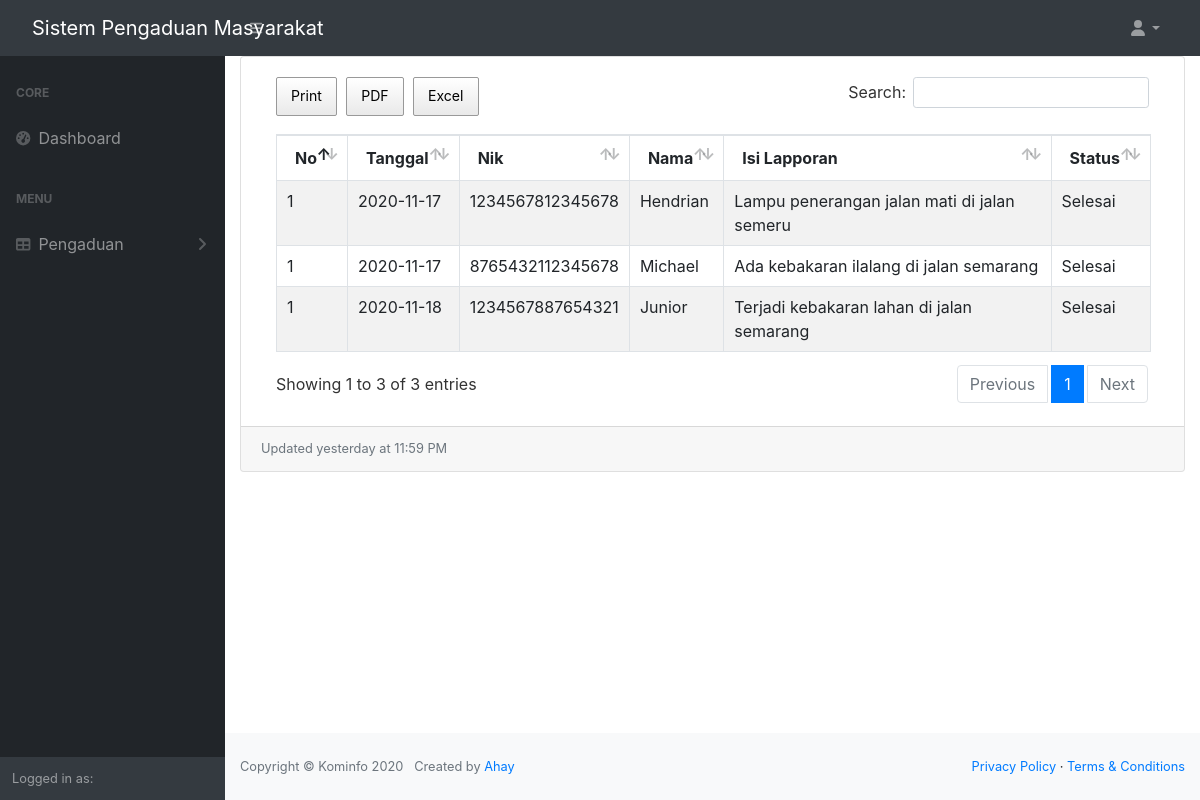
/index.php/admin/laporan, run on the app's committed database.
### tables this page shows
CREATE TABLE `tb_pengaduan` (
  `id` bigint(20) NOT NULL,
  `tgl` date NOT NULL,
  `nik` char(16) NOT NULL,
  `isi_laporan` text NOT NULL,
  `foto` varchar(255) NOT NULL,
  `status` enum('ditanggapi','proses','selesai') NOT NULL
);

CREATE TABLE `tb_masyarakat` (
  `id` bigint(20) NOT NULL,
  `nik` char(16) NOT NULL,
  `nama` varchar(255) NOT NULL,
  `username` varchar(255) NOT NULL,
  `password` varchar(255) NOT NULL,
  `telp` varchar(255) NOT NULL
);

### application/views/template/view.php (called while the page is built)
<?php
require_once "head.php";
require_once "nav.php";
require_once "content.php";
require_once "footer.php";

### application/controllers/admin/Laporan.php (called while the page is built, shortened)
<?php
class Laporan extends CI_Controller
{
    public function index()
    {
        $kelola = $this->M_all->tampilKelola()->result_array();
        $data = [
            "list"    => $kelola,
            'title'     => 'Laporan',
            'breadcumb' => 'Laporan',
            'content'   => 'dashboard/laporan'
        ];
        $this->load->view('template/view', $data);
    }
}

### index.php (called while the page is built, shortened)
<?php
require_once BASEPATH.'core/CodeIgniter.php';

### application/views/template/content.php (called while the page is built)
<?php
if ($content) {
    $this->load->view($content);
}

### application/models/M_all.php (called while the page is built, shortened)
<?php
class M_all extends CI_Model
{
    public function tampilKelola()
    {
        $this->db->select('tb_pengaduan.*, tb_masyarakat.nama ');
        $this->db->from('tb_pengaduan');
        $this->db->join('tb_masyarakat', 'tb_pengaduan.nik = tb_masyarakat.nik', 'left');
        return $query = $this->db->get();
    }
}

### application/views/dashboard/laporan.php (the view)
<div class="card mb-3">
	<div class="card-body">
		<div class="table-responsive">
			<table class="table table-striped table-bordered" id="exampleLaporan" width="100%">
				<thead>
					<tr>
						<th>No</th>
						<th>Tanggal</th>
						<th>Nik</th>
						<th>Nama</th>
						<th>Isi Lapporan</th>
						<th>Status</th>
					</tr>
				</thead>
				<tbody>
					<?php $no = 1;
					foreach ($list as $pp) { ?>
						<tr>
							<td><?= $no ?></td>
							<td><?= $pp['tgl'] ?></td>
							<td><?= $pp['nik'] ?></td>
							<td><?= $pp['nama'] ?></td>
							<td><?= $pp['isi_laporan'] ?></td>
							<td class="text-capitalize"><?= $pp['status'] ?></td>
						</tr>
					<?php } ?>
				</tbody>
			</table>
		</div>
	</div>
	<div class="card-footer small text-muted">Updated yesterday at 11:59 PM</div>
</div>

### application/views/template/head.php (shortened to what this page needs)
<!DOCTYPE html>
<html lang="en">
<head>
    <link href="<?= base_url('assets/template/dist/') ?>css/styles.css" rel="stylesheet" />
    <link href="<?= base_url('assets/') ?>css/bootstrap.css" rel="stylesheet" />
    <link rel="stylesheet" href="<?= base_url('assets/css/') ?>buttons.bootstrap4.min.css">
    <link rel="stylesheet" href="<?= base_url('assets/css/') ?>dataTables.bootstrap4.min.css">
    <link rel="stylesheet" href="<?= base_url('assets/css/') ?>extra/buttons.dataTables.min.css">
    <link rel="stylesheet" href="<?= base_url('assets/css/') ?>extra/jquery.dataTables.min.css">
</head>
<body class="sb-nav-fixed">

### application/views/template/nav.php (shortened to what this page needs)
<nav class="sb-topnav navbar navbar-expand navbar-dark bg-dark">
	<a class="navbar-brand" href="">Sistem Pengaduan Masyarakat </a>
	<button class="btn btn-link btn-sm order-1 order-lg-0" id="sidebarToggle" href="#"><i class="fas fa-bars"></i>
	</button>
	<ul class="navbar-nav d-none d-md-inline-block form-inline ml-auto mr-0 mr-md-3 my-2 my-md-0 display-none">
		<li class="nav-item dropdown">
			<a class="nav-link dropdown-toggle" id="userDropdown" href="#" role="button" data-toggle="dropdown" aria-haspopup="true" aria-expanded="false"><i class="fas fa-user fa-fw"></i></a>
		</li>
	</ul>
</nav>
<div id="layoutSidenav">
	<div id="layoutSidenav_nav">
		<nav class="sb-sidenav accordion sb-sidenav-dark" id="sidenavAccordion">
			<div class="sb-sidenav-menu">
				<?php if ($this->session->userdata('admin')) {  ?>
					<div class="nav">
						<div class="sb-sidenav-menu-heading">Core</div>
						<a class="nav-link" href="<?= base_url('admin/dashboard') ?>">
							<div class="sb-nav-link-icon"><i class="fas fa-tachometer-alt"></i></div>
							Dashboard
						</a>
						<div class="sb-sidenav-menu-heading">Addons</div>
						<a class="nav-link" href="<?= base_url('admin/kelola') ?>">
							<div class="sb-nav-link-icon"><i class="fas fa-table"></i></div>
							Kelola
						</a>
						<?php if ($this->session->userdata('admin')['session_level'] == "admin") { ?>
							<a class="nav-link" href="<?= base_url('admin/laporan') ?>">
								<div class="sb-nav-link-icon"><i class="fas fa-chart-area"></i></div>
								Ekspor
							</a>
							<a class="nav-link collapsed" href="#" data-toggle="collapse" data-target="#collapseLayouts" aria-expanded="false" aria-controls="collapseLayouts">
								<div class="sb-nav-link-icon"><i class="fas fa-user"></i></div>
								Pengguna
								<div class="sb-sidenav-collapse-arrow"><i class="fas fa-angle-down"></i></div>
							</a>
						<?php } ?>
						<div class="collapse" id="collapseLayouts" aria-labelledby="headingOne" data-parent="#sidenavAccordion">
							<nav class="sb-sidenav-menu-nested nav">
								<a class="nav-link" href="<?= base_url('admin/pengguna/masyarakat') ?>">Masyarakat</a>
								<a class="nav-link" href="<?= base_url('admin/pengguna/petugas') ?>">Petugas</a>
							</nav>
						</div>
					</div>
				<?php  } else { ?>
					<div class="nav">
						<div class="sb-sidenav-menu-heading">Core</div>
						<a class="nav-link" href="<?= base_url('') ?>">
							<div class="sb-nav-link-icon"><i class="fas fa-tachometer-alt"></i></div>
							Dashboard
						</a>
						<div class="sb-sidenav-menu-heading">menu</div>
						<a class="nav-link collapsed" href="#" data-toggle="collapse" data-target="#collapseLayouts" aria-expanded="false" aria-controls="collapseLayouts">
							<div class="sb-nav-link-icon"><i class="fas fa-table"></i></div>
							Pengaduan
							<div class="sb-sidenav-collapse-arrow"><i class="fas fa-angle-down"></i></div>
						</a>
					</div>
				<?php  } ?>
			</div>
			<div class="sb-sidenav-footer">
				<div class="small">Logged in as:</div>
			</div>
		</nav>
	</div>
	<div id="layoutSidenav_content">
		<main>
			<div class="container-fluid">

### application/views/template/footer.php (shortened to what this page needs)
</div>
</main>
<footer class="py-4 bg-light mt-auto">
	<div class="container-fluid">
		<div class="d-flex align-items-center justify-content-between small">
			<div class="text-muted">
				Copyright &copy; Kominfo 2020 &nbsp; Created by
				<a href="http://playmyandroid.wordpress.com">Ahay </a>
			</div>
			<div>
				<a href="#">Privacy Policy</a>
				&middot;
				<a href="#">Terms &amp; Conditions</a>
			</div>
		</div>
	</div>
</footer>
</div>
</div>
</body>
</html>

### data on the page
tb_pengaduan: tgl "2020-11-17", nik "1234567812345678", tb_masyarakat.nama "Hendrian", isi_laporan "Lampu penerangan jalan mati di jalan semeru", status "Selesai"
tb_pengaduan: tgl "2020-11-17", nik "8765432112345678", tb_masyarakat.nama "Michael", isi_laporan "Ada kebakaran ilalang di jalan semarang", status "Selesai"
tb_pengaduan: tgl "2020-11-18", nik "1234567887654321", tb_masyarakat.nama "Junior", isi_laporan "Terjadi kebakaran lahan di jalan semarang", status "Selesai"
